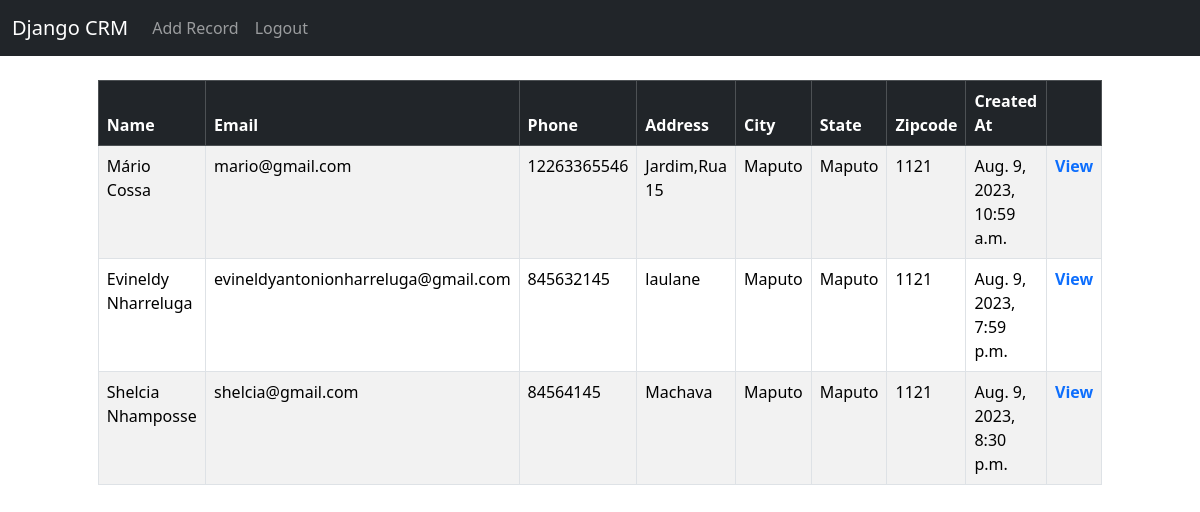
Page / (signed in) on the earlier database version.
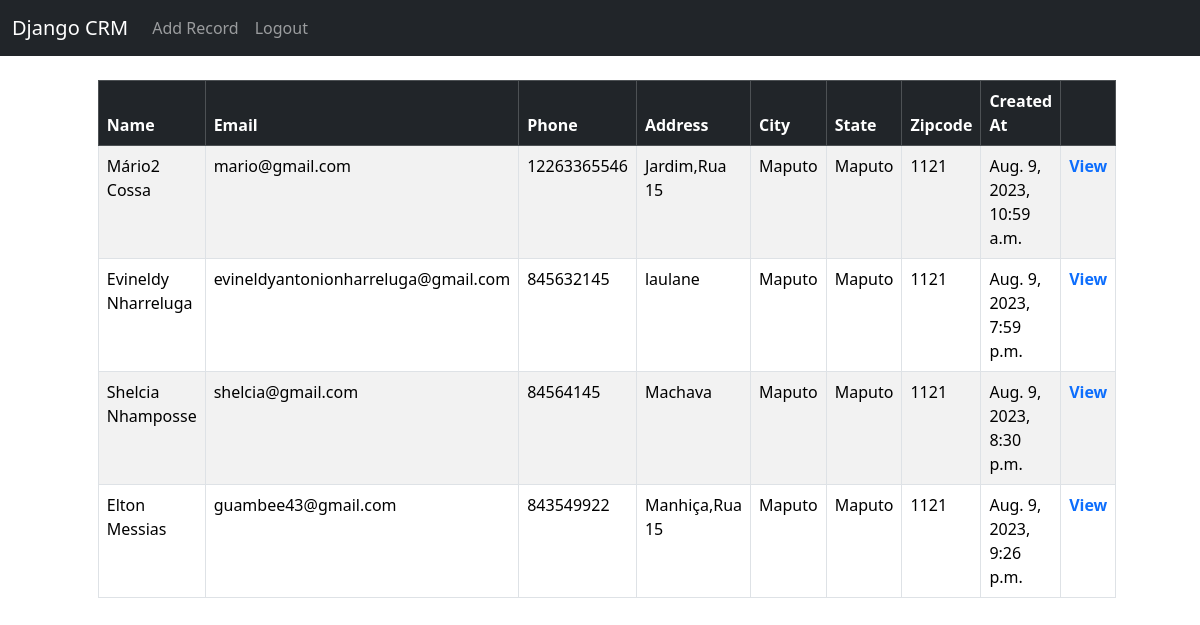
Same page on the later database version.
### CRM/models.py (models this page shows, shortened)
class Record(models.Model):
	created_at = models.DateTimeField(auto_now_add=True)
	first_name = models.CharField(max_length=50)
	last_name =  models.CharField(max_length=50)
	email =  models.CharField(max_length=100)
	phone = models.CharField(max_length=15)
	address =  models.CharField(max_length=100)
	city =  models.CharField(max_length=50)
	state =  models.CharField(max_length=50)
	zipcode =  models.CharField(max_length=20)

### CRM/views.py (the view)
# urls.py: path("", views.home, name="home"),
def home(request):
    records = Record.objects.all()
    if request.method == 'POST':
        username = request.POST['username']
        password = request.POST['password']
        user = authenticate(request, username=username, password=password)
        if user is not None:
            auth_login(request, user)
            messages.success(request, "You have been Logged in")
            return redirect('home')
        else:
           messages.success(request, "There was an error logging in, please try again")
           return redirect('home')
    else:
        return render(request, "website/home.html",{'records':records})

### CRM/templates/website/home.html (shortened to what this page needs)
{% extends 'website/base.html' %}
{% block content %}
<div class="col-md-6 offset-md-3" style="width: 90%; margin: 0 auto;">
    {% if user.is_authenticated  %}
      <table class="table table-striped table table-hover table-bordered" >
        <thead class="table-dark">
          <tr>
            <th scope="col">Name</th>
            <th scope="col">Email</th>
            <th scope="col">Phone</th>
            <th scope="col">Address</th>
            <th scope="col">City</th>
            <th scope="col">State</th>
            <th scope="col">Zipcode</th>
            <th scope="col">Created At</th>
            <th scope="col"></th>
          </tr>
        </thead>
        <tbody>
          {% if records %}
            {% for record in records %}
            <a href="{% url 'add-record' %}">
              <tr>
                <td>{{record.first_name}} {{record.last_name}}</td>
                <td> {{record.email}} </td>
                <td> {{record.phone}} </td>
                <td> {{record.address}} </td>
                <td> {{record.city}} </td>
                <td> {{record.state}} </td>
                <td> {{record.zipcode}} </td>
                <td> {{record.created_at}} </td>
                <td><a href="{% url 'c_record' record.id %}" style="text-decoration: none; font-weight: 700;">View</a></td>
              </tr>
            </a>
            {% endfor %}
          {% endif %}
        </tbody>
      </table>
{% endif %}
{% endblock content %}

### CRM/templates/website/base.html (shortened to what this page needs)
<!doctype html>
<html lang="en">
  <head>
    <link href="https://cdn.jsdelivr.net/npm/bootstrap@5.3.1/dist/css/bootstrap.min.css" rel="stylesheet">
  </head>
  <body>
    {% include "website/navbar.html" %}
    <div class="container">
        <br>
        {% block content %}
        {% endblock content %}
    </div>
  </body>
</html>

### CRM/templates/website/navbar.html (shortened to what this page needs)
<nav class="navbar navbar-expand-lg  navbar-dark bg-dark">
    <div class="container-fluid">
      <a class="navbar-brand" href="{% url 'home' %}">Django CRM</a>
      <div class="collapse navbar-collapse" id="navbarSupportedContent">
        <ul class="navbar-nav me-auto mb-2 mb-lg-0">
            {% if user.is_authenticated %}
                <li class="nav-item">
                  <a href="{% url 'add-record' %}" class="nav-link">Add Record</a>
                </li>
                <li class="nav-item">
                    <a class="nav-link" href="{% url 'logout' %}">Logout</a>
                </li>
            {% endif %}
        </ul>
      </div>
    </div>
  </nav>

Differences in the rows shown:
changed Record "Cossa": first_name "Mário" → "Mário2"
added Record: first_name "Elton", last_name "Messias", email "guambee43@gmail.com", phone "843549922", address "Manhiça,Rua 15", city "Maputo", state "Maputo", zipcode "1121", created_at "Aug. 9, 2023, 9:26 p.m."
